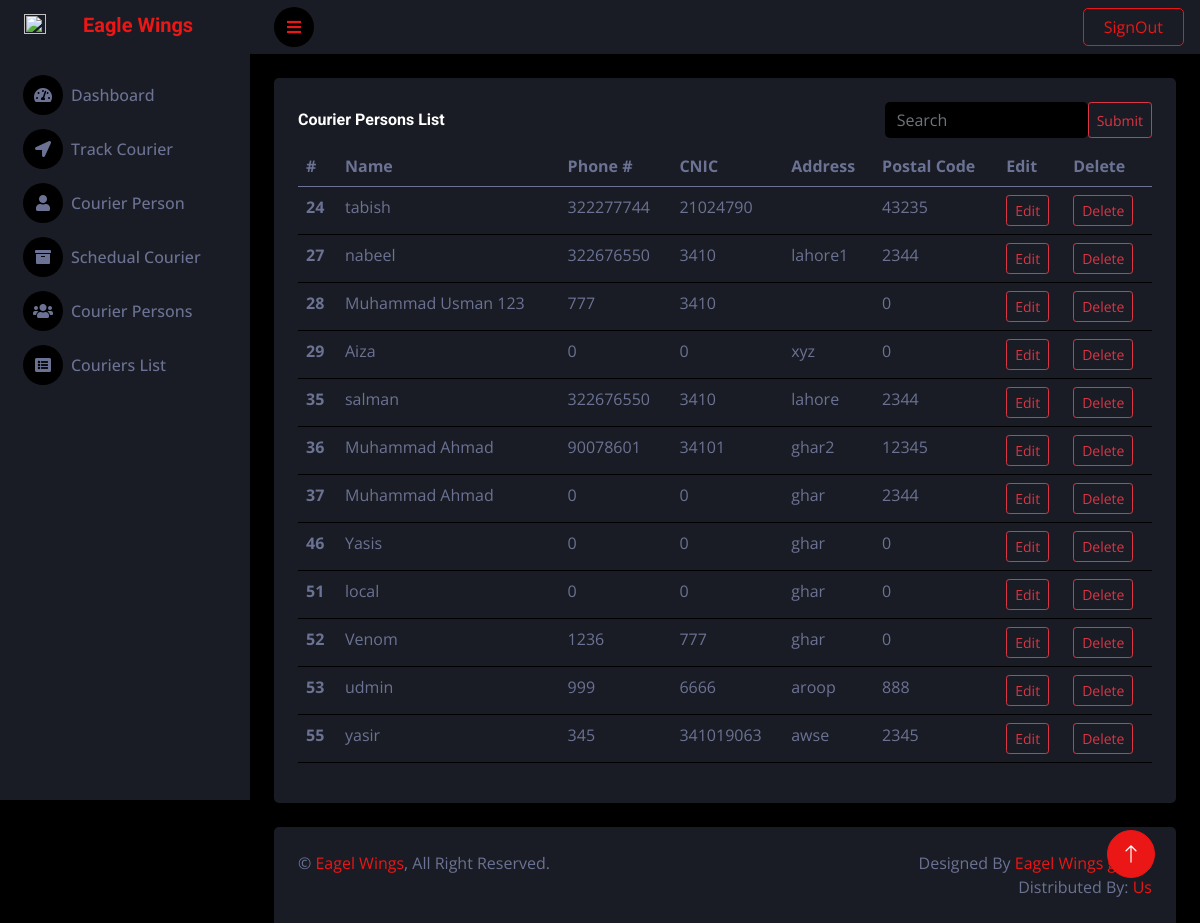
Screenshot of /CourierPersonsList.php with the database file from the repository.
### tables this page shows
CREATE TABLE `courier_persons` (
  `sno` int(11) NOT NULL,
  `name` varchar(255) NOT NULL,
  `phone` int(255) NOT NULL,
  `address` text NOT NULL,
  `postalCode` int(22) NOT NULL,
  `cinc` int(50) NOT NULL,
  `username` varchar(255) DEFAULT NULL
);

### CourierPersonsList.php (the view, shortened to what this page needs)
<!DOCTYPE html>
<html lang="en">
<head>
    <link href="https://cdnjs.cloudflare.com/ajax/libs/font-awesome/5.10.0/css/all.min.css" rel="stylesheet">
    <link href="https://cdn.jsdelivr.net/npm/bootstrap-icons@1.4.1/font/bootstrap-icons.css" rel="stylesheet">
    <link href="lib/owlcarousel/assets/owl.carousel.min.css" rel="stylesheet">
    <link href="lib/tempusdominus/css/tempusdominus-bootstrap-4.min.css" rel="stylesheet" />
    <link href="css/bootstrap.min.css" rel="stylesheet">
    <link href="css/style.css" rel="stylesheet">
</head>
<body>
<?php
 include "./dbconnent.php";
$sql = "SELECT * FROM `eagle_wings`.`courier_persons`";
$result = mysqli_query($conn,$sql);
if(mysqli_num_rows($result)>0)
{
?>
    <div class="container-fluid position-relative d-flex p-0">
        <?php
        include "spinner.php";
        ?>
        <div class="sidebar pe-4 pb-3">
            <?php
            include "sidebar.php";
            ?>
        </div>
        <div class="content">
            <?php
            include "navbar.php";
            ?>
            <div class="container-fluid pt-4 px-4">
                <div class="row g-4">
                    <div class="col-12">
                        <div class="bg-secondary rounded h-100 p-4">
                            <div class="d-flex align-items-center justify-content-between mb-2">
                                <h6 class="mb-0">Courier Persons List</h6>
                                <form class="d-none d-md-flex ms-4"  action="CourierPersonsList.php" method="post">
                                    <input class="form-control bg-dark border-0" name="get_id" class="text" type="text" placeholder="Search">
                                    <input type="submit" class="btn btn-sm btn-outline-danger" name="search_by_id"></input>
                                </form>
                            </div>
                            <div class="table-responsive">
                                <table class="table">
                                    <thead>
                                        <tr>
                                            <th scope="col">#</th>
                                            <th scope="col">Name</th>
                                            <th scope="col">Phone #</th>
                                            <th scope="col">CNIC</th>
                                            <th scope="col">Address</th>
                                            <th scope="col">Postal Code</th>
                                            <th scope="col">Edit</th>
                                            <th scope="col">Delete</th>
                                        </tr>
                                    </thead>
                                    <tbody>
                                    <?php
           while($row = mysqli_fetch_assoc($result))
    {
?>
                <tr>
                    <th scope="row"><?php echo $row['sno']; ?></th>
                    <td><?php echo  $row['name']; ?></td>
                    <td><?php  echo  $row['phone']; ?></td>
                    <td><?php echo $row['cinc'] ?></td>
                    <td><?php echo  $row['address']; ?></td>
                    <td><?php echo  $row['postalCode']; ?></td>
                    <form action="updateCourierPerson.php" method="post" onchange="submitForm(this)">
                    <td><button class="btn btn-sm btn-outline-danger">Edit</a></button></td>
                </form>
                    <form action="delectCPerson.php" method="post" onchange="submitForm(this)">
    <td>
        <button type="submit" class="btn btn-sm btn-outline-danger">Delete</button>
    </td>
</form>
                </tr>
                <?php
}
}
?>
                                    </tbody>
                                </table>
                            </div>
                        </div>
                    </div>
                </div>
            </div>
            <?php
            include "footer.php";
            ?>
        </div>
        <a href="#" class="btn btn-lg btn-primary btn-lg-square back-to-top"><i class="bi bi-arrow-up"></i></a>
    </div>
</body>
</html>

### spinner.php (shortened to what this page needs)
<!DOCTYPE html>
<html lang="en">
<head>
    <link href="https://cdnjs.cloudflare.com/ajax/libs/font-awesome/5.10.0/css/all.min.css" rel="stylesheet">
    <link href="https://cdn.jsdelivr.net/npm/bootstrap-icons@1.4.1/font/bootstrap-icons.css" rel="stylesheet">
    <link href="lib/owlcarousel/assets/owl.carousel.min.css" rel="stylesheet">
    <link href="lib/tempusdominus/css/tempusdominus-bootstrap-4.min.css" rel="stylesheet" />
    <link href="css/bootstrap.min.css" rel="stylesheet">
    <link href="css/style.css" rel="stylesheet">
</head>
<body>
</body>
</html>

### sidebar.php (shortened to what this page needs)
phpCTYPE html>
<html lang="en">
<head>
    <link href="https://cdnjs.cloudflare.com/ajax/libs/font-awesome/5.10.0/css/all.min.css" rel="stylesheet">
    <link href="https://cdn.jsdelivr.net/npm/bootstrap-icons@1.4.1/font/bootstrap-icons.css" rel="stylesheet">
    <link href="lib/owlcarousel/assets/owl.carousel.min.css" rel="stylesheet">
    <link href="lib/tempusdominus/css/tempusdominus-bootstrap-4.min.css" rel="stylesheet" />
    <link href="css/bootstrap.min.css" rel="stylesheet">
    <link href="css/style.css" rel="stylesheet">
</head>
<body>
    <div class="container-fluid position-relative d-flex p-0">
        <div class="sidebar pe-4 pb-3">
            <nav class="navbar bg-secondary navbar-dark">
                <a href="home.php" class="navbar-brand mx-4 mb-3">
                    <h5 class="text-primary"><i> <img src="pic/logo-180-02.png" style="width: 40%; height: 40%;">
                        </i>Eagle Wings</h5>
                </a>
                <div class="navbar-nav w-100">
                    <a href="home.php" class="nav-item nav-link"><i
                            class="fa fa-tachometer-alt me-2"></i>Dashboard</a>
                    <a href="track.php" class="nav-item nav-link"><i class="fa fa-location-arrow me-2"></i>Track
                        Courier</a>
                    <a href="addCourierPerson.php" class="nav-item nav-link"><i class="fa fa-user me-2"></i>Courier
                        Person</a>
                    <a href="SchedualCourier.php" class="nav-item nav-link"><i class="fa fa-archive me-2"></i>Schedual
                        Courier</a>
                    <a href="CourierPersonsList.php" class="nav-item nav-link"><i class="fa fa-users me-2"></i>Courier
                        Persons</a>
                    <a href="couriersList.php" class="nav-item nav-link"><i class="fa fa-list-alt me-2"></i>Couriers
                        List</a>
                </div>
            </nav>
        </div>
    </div>
</body>
</html>

### navbar.php (shortened to what this page needs)
<!DOCTYPE html>
<html lang="en">
<head>
    <link href="https://cdnjs.cloudflare.com/ajax/libs/font-awesome/5.10.0/css/all.min.css" rel="stylesheet">
    <link href="https://cdn.jsdelivr.net/npm/bootstrap-icons@1.4.1/font/bootstrap-icons.css" rel="stylesheet">
    <link href="lib/owlcarousel/assets/owl.carousel.min.css" rel="stylesheet">
    <link href="lib/tempusdominus/css/tempusdominus-bootstrap-4.min.css" rel="stylesheet" />
    <link href="css/bootstrap.min.css" rel="stylesheet">
    <link href="css/style.css" rel="stylesheet">
</head>
<body>
    <nav class="navbar navbar-expand bg-secondary navbar-dark sticky-top px-4 py-0">
        <a href="#" class="sidebar-toggler flex-shrink-0">
            <i class="fa fa-bars"></i>
        </a>
        <div class="navbar-nav align-items-center ms-auto">
            <div class="nav-item">
                <form action="logout.php">
            <input type="submit" class="btn btn-outline-primary w-100 m-2" value="SignOut">
            </form>
            </div>
        </div>
    </nav>
</body>
</html>

### footer.php (shortened to what this page needs)
<!DOCTYPE html>
<html lang="en">
<head>
    <link href="https://cdnjs.cloudflare.com/ajax/libs/font-awesome/5.10.0/css/all.min.css" rel="stylesheet">
    <link href="https://cdn.jsdelivr.net/npm/bootstrap-icons@1.4.1/font/bootstrap-icons.css" rel="stylesheet">
    <link href="lib/owlcarousel/assets/owl.carousel.min.css" rel="stylesheet">
    <link href="lib/tempusdominus/css/tempusdominus-bootstrap-4.min.css" rel="stylesheet" />
    <link href="css/bootstrap.min.css" rel="stylesheet">
    <link href="css/style.css" rel="stylesheet">
</head>
<body>
    <div class="container-fluid pt-4 px-4" style="margin-top: auto;">
        <div class="bg-secondary rounded-top p-4">
            <div class="row">
                <div class="col-12 col-sm-6 text-center text-sm-start">
                    &copy; <a href="#">Eagel Wings</a>, All Right Reserved.
                </div>
                <div class="col-12 col-sm-6 text-center text-sm-end">
                    Designed By <a href="#">Eagel Wings group</a>
                    <br>Distributed By: <a href="#" target="_blank">Us</a>
                </div>
            </div>
        </div>
    </div>
</body>
</html>

### css/style.css (style rules this page uses)
:root { --primary: #EB1616; --secondary: #191C24; --light: #6C7293; --dark: #000000; --bgForTable: #2e3141; }
.back-to-top { position: fixed; display: none; right: 45px; bottom: 45px; z-index: 99; }
.btn { transition: .5s; }
.btn-lg-square { width: 48px; height: 48px; }
.btn-square, .btn-sm-square, .btn-lg-square { padding: 0; display: inline-flex; align-items: center; justify-content: center; font-weight: normal; border-radius: 50px; }
.sidebar { position: fixed; top: 0; left: 0; bottom: 0; width: 250px; height: 100vh; overflow-y: auto; background: var(--secondary); transition: 0.5s; z-index: 999; }
.content { margin-left: 250px; min-height: 100vh; background: var(--dark); transition: 0.5s; }
@media (min-width: 992px) { .sidebar { margin-left: 0; } }
@media (min-width: 992px) { .content { width: calc(100% - 250px); } }
.sidebar .navbar .navbar-nav .nav-link { padding: 7px 20px; color: var(--light); font-weight: 500; border-left: 3px solid var(--secondary); border-radius: 0 30px 30px 0; outline: none; }
.sidebar .navbar .navbar-nav .nav-link i { width: 40px; height: 40px; display: inline-flex; align-items: center; justify-content: center; background: var(--dark); border-radius: 40px; }
.content .navbar .sidebar-toggler, .content .navbar .navbar-nav .nav-link i { width: 40px; height: 40px; display: inline-flex; align-items: center; justify-content: center; background: var(--dark); border-radius: 40px; }

### rows the page displays
courier_persons: sno "24", name "tabish", phone "322277744", cinc "21024790", postalCode "43235"
courier_persons: sno "27", name "nabeel", phone "322676550", cinc "3410", address "lahore1", postalCode "2344"
courier_persons: sno "28", name "Muhammad Usman 123", phone "777", cinc "3410", postalCode "0"
courier_persons: sno "29", name "Aiza", phone "0", cinc "0", address "xyz", postalCode "0"
courier_persons: sno "35", name "salman", phone "322676550", cinc "3410", address "lahore", postalCode "2344"
courier_persons: sno "36", name "Muhammad Ahmad", phone "90078601", cinc "34101", address "ghar2", postalCode "12345"
courier_persons: sno "37", name "Muhammad Ahmad", phone "0", cinc "0", address "ghar", postalCode "2344"
courier_persons: sno "46", name "Yasis", phone "0", cinc "0", address "ghar", postalCode "0"
courier_persons: sno "51", name "local", phone "0", cinc "0", address "ghar", postalCode "0"
courier_persons: sno "52", name "Venom", phone "1236", cinc "777", address "ghar", postalCode "0"
courier_persons: sno "53", name "udmin", phone "999", cinc "6666", address "aroop", postalCode "888"
courier_persons: sno "55", name "yasir", phone "345", cinc "341019063", address "awse", postalCode "2345"
